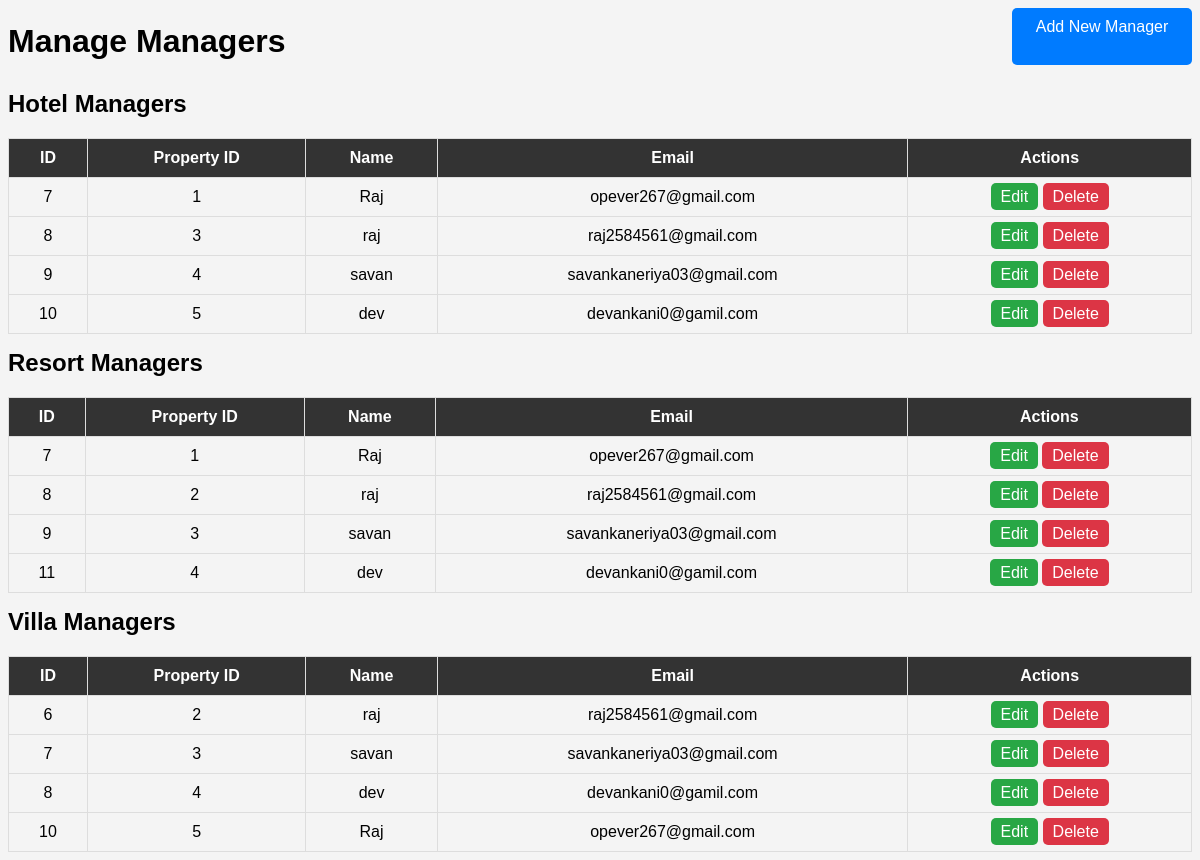
The page /admin/manager.php (signed in) on the database its author committed.
### tables this page shows
CREATE TABLE `hotel_managers` (
  `id` int(11) NOT NULL,
  `property_id` int(11) NOT NULL,
  `name` varchar(50) NOT NULL,
  `email` varchar(30) DEFAULT NULL,
  `password` varchar(255) NOT NULL
);

CREATE TABLE `resort_managers` (
  `id` int(11) NOT NULL,
  `property_id` int(11) NOT NULL,
  `name` varchar(50) DEFAULT NULL,
  `email` varchar(30) DEFAULT NULL,
  `password` varchar(255) NOT NULL
);

CREATE TABLE `villa_managers` (
  `id` int(11) NOT NULL,
  `property_id` int(11) NOT NULL,
  `name` varchar(30) DEFAULT NULL,
  `email` varchar(50) DEFAULT NULL,
  `password` varchar(255) NOT NULL
);

### admin/manager.php (the view, shortened to what this page needs)
<?php
$conn = mysqli_connect("localhost", "root", "", "bookmyroom") or die("Database Connection Failed");
$hotel_managers = mysqli_query($conn, "SELECT id, property_id ,name, email FROM hotel_managers");
$resort_managers = mysqli_query($conn, "SELECT id, property_id ,name, email FROM resort_managers");
$villa_managers = mysqli_query($conn, "SELECT id, property_id ,name, email FROM villa_managers");
?>
<!DOCTYPE html>
<html lang="en">
<head>
</head>
<body>
    <div class="main">
        <h1 class="head">Manage Managers</h1>
        <a href="add_manager.php" class="add-btn">Add New Manager</a>
    </div>
    <h2 class="head">Hotel Managers</h2>
    <table>
        <tr><th>ID</th><th>Property ID</th><th>Name</th><th>Email</th><th>Actions</th></tr>
        <?php while ($row = mysqli_fetch_assoc($hotel_managers)) { ?>
            <tr>
                <td><?= $row['id'] ?></td>
                <td><?= $row['property_id'] ?></td>
                <td><?= $row['name']?></td>
                <td><?= $row['email']?></td>
                <td>
                    <a href="edit_manager.php?id=<?= $row['id'] ?>&type=hotel" class="edit-btn">Edit</a>
                    <a href="delete_manager.php?id=<?= $row['id'] ?>&type=hotel" class="delete-btn" onclick="return confirm('Are you sure?');">Delete</a>
                </td>
            </tr>
        <?php } ?>
    </table>
    <h2 class="head">Resort Managers</h2>
    <table>
        <tr><th>ID</th><th>Property ID</th><th>Name</th><th>Email</th><th>Actions</th></tr>
        <?php while ($row = mysqli_fetch_assoc($resort_managers)) { ?>
            <tr>
                <td><?= $row['id'] ?></td>
                <td><?= $row['property_id'] ?></td>
                <td><?= $row['name']?></td>
                <td><?= $row['email']?></td>
                <td>
                    <a href="edit_manager.php?id=<?= $row['id'] ?>&type=resort" class="edit-btn">Edit</a>
                    <a href="delete_manager.php?id=<?= $row['id'] ?>&type=resort" class="delete-btn" onclick="return confirm('Are you sure?');">Delete</a>
                </td>
            </tr>
        <?php } ?>
    </table>
    <h2 class="head">Villa Managers</h2>
    <table>
        <tr><th>ID</th><th>Property ID</th><th>Name</th><th>Email</th><th>Actions</th></tr>
        <?php while ($row = mysqli_fetch_assoc($villa_managers)) { ?>
            <tr>
                <td><?= $row['id'] ?></td>
                <td><?= $row['property_id'] ?></td>
                <td><?= $row['name']?></td>
                <td><?= $row['email']?></td>
                <td>
                    <a href="edit_manager.php?id=<?= $row['id'] ?>&type=villa" class="edit-btn">Edit</a>
                    <a href="delete_manager.php?id=<?= $row['id'] ?>&type=villa" class="delete-btn" onclick="return confirm('Are you sure?');">Delete</a>
                </td>
            </tr>
        <?php } ?>
    </table>
</body>
</html>

### admin/manager.php (style rules this page uses)
.head { margin-bottom: 15px; margin-top: 15px; }
.main { display: flex; }
body { font-family: Arial, sans-serif; background-color: #f4f4f4; }
table { width: 100%; border-collapse: collapse; margin-top: 20px; }
th, td { border: 1px solid #ddd; padding: 10px; text-align: center; }
th { background-color: #333; color: white; }
a, button { padding: 5px 10px; border-radius: 5px; text-decoration: none; color: white; }
.edit-btn { background-color: #28a745; }
.delete-btn { background-color: #dc3545; }
.add-btn { background-color: #007bff; padding: 10px; display: flex; justify-content: center; margin-bottom: 10px; width: 160px; height: 37px; margin-top: auto; margin-left: auto; }

### rows shown on the page
hotel_managers: id "7", property "1", name "Raj", email "opever267@gmail.com"
hotel_managers: id "8", property "3", name "raj", email "raj2584561@gmail.com"
hotel_managers: id "9", property "4", name "savan", email "savankaneriya03@gmail.com"
hotel_managers: id "10", property "5", name "dev", email "devankani0@gamil.com"
resort_managers: id "7", property "1", name "Raj", email "opever267@gmail.com"
resort_managers: id "8", property "2", name "raj", email "raj2584561@gmail.com"
resort_managers: id "9", property "3", name "savan", email "savankaneriya03@gmail.com"
resort_managers: id "11", property "4", name "dev", email "devankani0@gamil.com"
villa_managers: id "6", property "2", name "raj", email "raj2584561@gmail.com"
villa_managers: id "7", property "3", name "savan", email "savankaneriya03@gmail.com"
villa_managers: id "8", property "4", name "dev", email "devankani0@gamil.com"
villa_managers: id "10", property "5", name "Raj", email "opever267@gmail.com"
